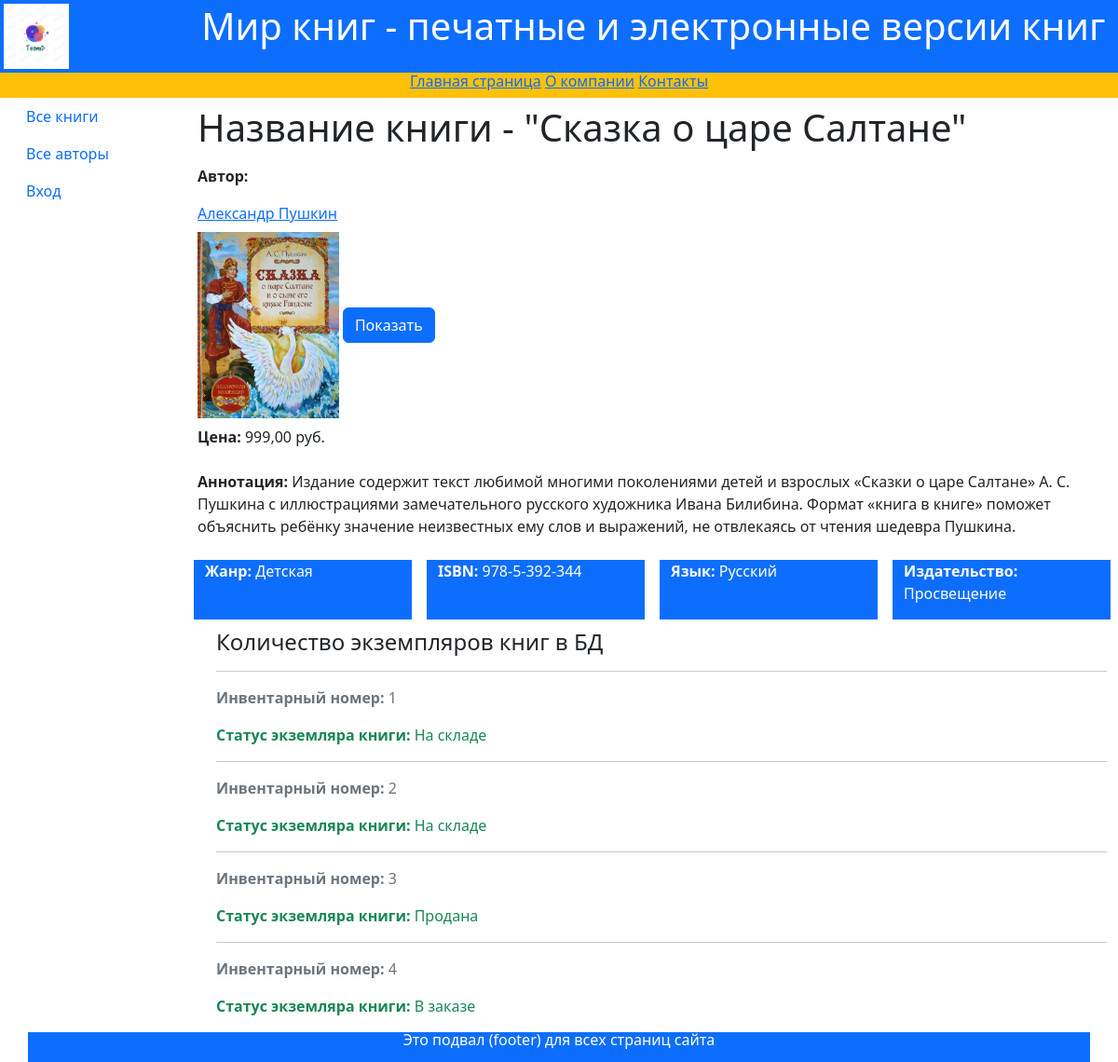
The app's page /books/4 with its own data.
### catalog/models.py (models this page shows, shortened)
class Book(models.Model):
    title = models.CharField(max_length=200,
                             help_text='Введите название книги',
                             verbose_name='Название книги')
    genre = models.ForeignKey('Genre', on_delete=models.CASCADE,
                              help_text='Выберите жанр книги',
                              verbose_name='Жанр книги', null=True)
    language = models.ForeignKey('Language', on_delete=models.CASCADE,
                                 help_text='Выберите язык книги',
                                 verbose_name='Язык книги', null=True)
    publisher = models.ForeignKey('Publisher', on_delete=models.CASCADE,
                                  help_text='Выберите издательство',
                                  verbose_name='Издательство', null=True)
    year = models.CharField(max_length=4,
                            help_text='Введите год издания',
                            verbose_name='Год издания')
    author = models.ManyToManyField('Author',
                                    help_text='Выберите автора книги',
                                    verbose_name='Автор книги')
    summary = models.TextField(max_length=1200,
                               help_text='Введите краткое описание книги',
                               verbose_name='Аннотация книги')
    isbn = models.CharField(max_length=13,
                            help_text='Должно содержать 13 символов',
                            verbose_name='ISBN книги')
    price = models.DecimalField(max_digits=7, decimal_places=2,
                                help_text='Введите цену книги',
                                verbose_name='Цена (руб.)')
    photo = models.ImageField(upload_to='images',
                              help_text='Введите изображение обложки',
                              verbose_name='Изображение обложки')
    class Meta:
        ordering = ['-id']
    def display_author(self):
        return ', '.join([author.last_name for author in self.author.all()])
    display_author.short_description = 'Авторы'

class Author(models.Model):
    first_name = models.CharField(max_length=120, verbose_name='Имя автора', help_text='Введите Имя автора')
    last_name = models.CharField(max_length=120, verbose_name='Фамилия автора', help_text='Введите Фамилию автора')
    date_of_birth = models.DateField(help_text='Введите дату рождения', verbose_name='Дата рождения', null=True,
                                     blank=True)
    about = models.TextField(verbose_name='Сведения об авторе', help_text='Введите Сведения об авторе')
    photo = models.ImageField(upload_to='images', help_text='Загрузите фото автора', verbose_name='Фото автора',
                              null=True, blank=True)
    class Meta:
        ordering = ['id']

class Genre(models.Model):
    name = models.CharField(max_length=200, verbose_name='Жанр книги', help_text='Введите жанр книги')
    def __str__(self):
        return self.name

class Language(models.Model):
    name = models.CharField(max_length=20, verbose_name='Язык книги', help_text='Введите язык книги')
    def __str__(self):
        return self.name

class Publisher(models.Model):
    name = models.CharField(max_length=20, verbose_name='Издательство', help_text='Введите наименование издательства')
    def __str__(self):
        return self.name

class BookInstance(models.Model):
    book = models.ForeignKey('Book', on_delete=models.CASCADE, null=True)
    inv_nom = models.CharField(max_length=20, null=True,
                               help_text='Введите инвентарный номер экземпляра', verbose_name='Инвентарный номер')
    status = models.ForeignKey('Status', on_delete=models.CASCADE, null=True,
                               help_text='Изменить состояние экземпляра', verbose_name='Статус экземпляра книги')
    due_back = models.DateField(null=True, blank=True,
                                help_text='Введите конец срока статуса', verbose_name='Дата окончания статуса')
    borrower = models.ForeignKey(User, on_delete=models.SET_NULL, null=True, blank=True, verbose_name="Заказчик",
                                 help_text="Выберите заказчика книги")
    objects = models.Manager
    class Meta:
        ordering = ['due_back']

class Status(models.Model):
    name = models.CharField(max_length=20, help_text='Введите статус экземпляра книги',
                            verbose_name='Статус экземпляра книги')
    def __str__(self):
        return self.name

### catalog/views.py (the view)
# urls.py: path('books/<int:pk>', views.BookDetailView.as_view(), name='book-detail'),
class BookDetailView(DetailView):
    model = Book
    context_object_name = 'book'

### templates/catalog/book_detail.html
{% extends "catalog/base.html" %}
{% block content %}
<div class="container text-start">
    <div class="row my-2">
        <h1>Название книги - "{{ book.title }}"</h1>
    </div>
    <div class="row my-2">
        <p><strong>Автор:</strong></p>
        {% for author in book.author.all %}
            <a href="/authors/{{author.id}}">{{ author.first_name }} {{ author.last_name }}</a>
        {% endfor %}
    </div>
    <img src="{{ book.photo.url }}" alt = "connect" style="max-height:200px">
    <a href="{{ book.photo.url }}" class="btn btn-primary" target="_blank" >Показать</a>
    <div class="row my-2">
        <div class="col">
            <p><strong>Цена:</strong> {{ book.price }} руб.</p>
        </div>
    </div>
    <div class="row my-2">
        <p><strong>Аннотация:</strong> {{ book.summary }}</p>
    </div>
    <div class="row my-2">
        <div class="col mx-2 bg-primary text-white">
            <p><strong>Жанр:</strong> {{ book.genre }} </p>
        </div>
        <div class="col mx-2 bg-primary text-white">
            <p><strong>ISBN:</strong> {{ book.isbn }} </p>
        </div>
        <div class="col mx-2 bg-primary text-white">
            <p><strong>Язык:</strong> {{ book.language }} </p>
        </div>
        <div class="col mx-2 bg-primary text-white">
            <p><strong>Издательство:</strong> {{ book.publisher }} </p>
        </div>
    </div>
    <div style="margin-left:20px; margin-top:10px">
        <h4>Количество экземпляров книг в БД</h4>
        {% for copy in book.bookinstance_set.all %}
        <hr>
            <p class="text-muted"><strong>Инвентарный номер:</strong> {{ copy.inv_nom }} </p>
            <p class="text-success"><strong>Статус экземляра книги:</strong> {{ copy.status }} </p>
        {% endfor %}
    </div>
</div>
{% endblock %}

### records on screen
Book: title "Сказка о царе Салтане", photo (picture), price "999,00", summary "Издание содержит текст любимой многими поколениями детей и взрослых «Сказки о царе Салтане» А. С. Пушкина с иллюстрациями замечательного русского художника Ивана Билибина. Формат «книга в книге» поможет объяснить ребёнку значение неизвестных ему слов и выражений, не отвлекаясь от чтения шедевра Пушкина.", genre "Детская", isbn "978-5-392-344", language "Русский", publisher "Просвещение"
Author: first_name "Александр", last_name "Пушкин"
BookInstance: inv_nom "1", status "На складе"
BookInstance: inv_nom "2", status "На складе"
BookInstance: inv_nom "3", status "Продана"
BookInstance: inv_nom "4", status "В заказе"
